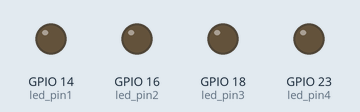
A program run on a simulated Raspberry Pi (BCM pin numbers). Parts: output pins drawn as LEDs (lit = HIGH). The clock reads 2024-03-15 10:24:30 at power-on unless the program sets it; what the program prints to the terminal is not drawn. At 70.0 s the program stops and its outputs stay as they are.

Above: at 7.5 s.
At 20.0 s:
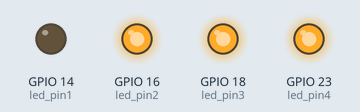
Timing chart, 0 to 39.0 s (numbered marks = the images above):
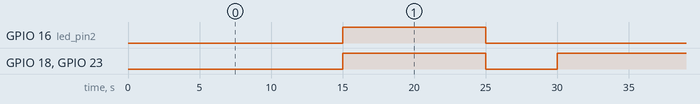

Measured:
- by itself, GPIO 16 (led_pin2): alternates HIGH for 10.0 s and LOW for 20.0 s
- by itself, GPIO 18 (led_pin3), GPIO 23 (led_pin4): alternates HIGH for 10.0 s and LOW for 5.0 s, 6 changes in all, then stays LOW

The program:

LED_lights.py
```python
from datetime import datetime
print(datetime.now())
print("JJ Hawkswood, Adam Weldon, Brendan Olsen, Vatslav Zhdanovich")
print("Our first electrical disaster")
import RPi.GPIO as GPIO
import time

def zero():
    GPIO.setmode(GPIO.BCM)
    led_pin1 = 14
    led_pin2 = 16
    led_pin3 = 18
    led_pin4 = 23
    GPIO.setup(led_pin1, GPIO.OUT)
    GPIO.setup(led_pin2,GPIO.OUT)
    GPIO.setup(led_pin3,GPIO.OUT)
    GPIO.setup(led_pin4,GPIO.OUT)
    GPIO.output(led_pin1, False)
    GPIO.output(led_pin2, False)
    GPIO.output(led_pin3, False)
    GPIO.output(led_pin4, False)
    time.sleep(10)
    GPIO.cleanup()

def seven():
    GPIO.setmode(GPIO.BCM)
    led_pin1 = 14
    led_pin2 = 16
    led_pin3 = 18
    led_pin4 = 23
    GPIO.setup(led_pin1,GPIO.OUT)
    GPIO.setup(led_pin2,GPIO.OUT)
    GPIO.setup(led_pin3,GPIO.OUT)
    GPIO.setup(led_pin4,GPIO.OUT)
    GPIO.output(led_pin1, False)
    GPIO.output(led_pin2, True)
    GPIO.output(led_pin3, True)
    GPIO.output(led_pin4, True)
    time.sleep(10)
    GPIO.cleanup()

def sthree():
    GPIO.setmode(GPIO.BCM)
    led_pin1 = 14
    led_pin2 = 16
    led_pin3 = 18
    led_pin4 = 23
    GPIO.setup(led_pin1,GPIO.OUT)
    GPIO.setup(led_pin2,GPIO.OUT)
    GPIO.setup(led_pin3,GPIO.OUT)
    GPIO.setup(led_pin4,GPIO.OUT)
    GPIO.output(led_pin1, False)
    GPIO.output(led_pin2, False)
    GPIO.output(led_pin3, True)
    GPIO.output(led_pin4, True)
    time.sleep(10)
    GPIO.cleanup()

zero()
time.sleep(5)
seven()
time.sleep(5)
sthree()
time.sleep(5)
seven()
time.sleep(5)
zero()
```
